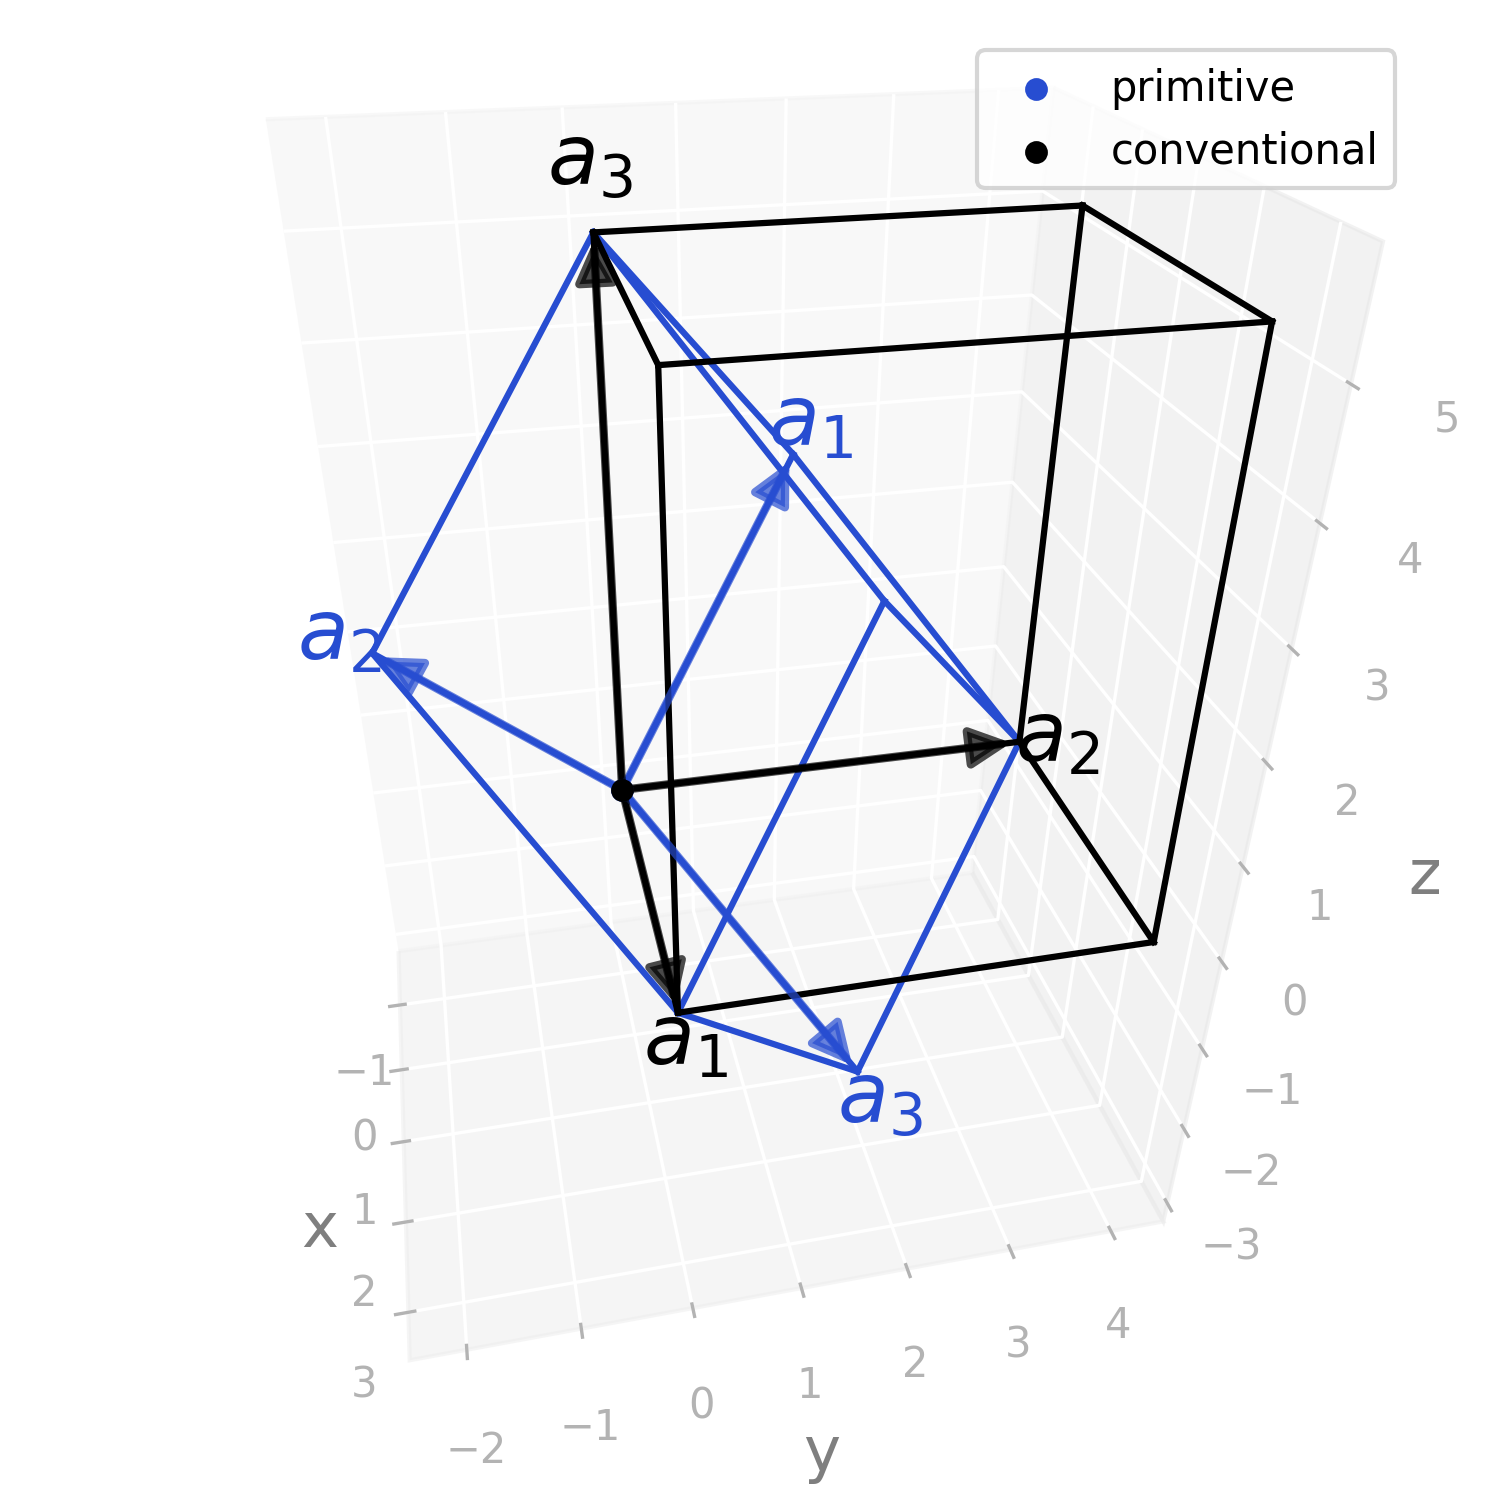

Python code for this plot:
import radtools as rad

l = rad.lattice_example("ORCI")
l.plot("primitive", label="primitive")
l.legend()
l.plot("conventional", label="conventional", colour="black")
l.legend()
# Save an image:
l.savefig("orci_real.png", elev=32, azim=-12, dpi=300, bbox_inches="tight")
# Interactive plot:
l.show(elev=32, azim=-12)
